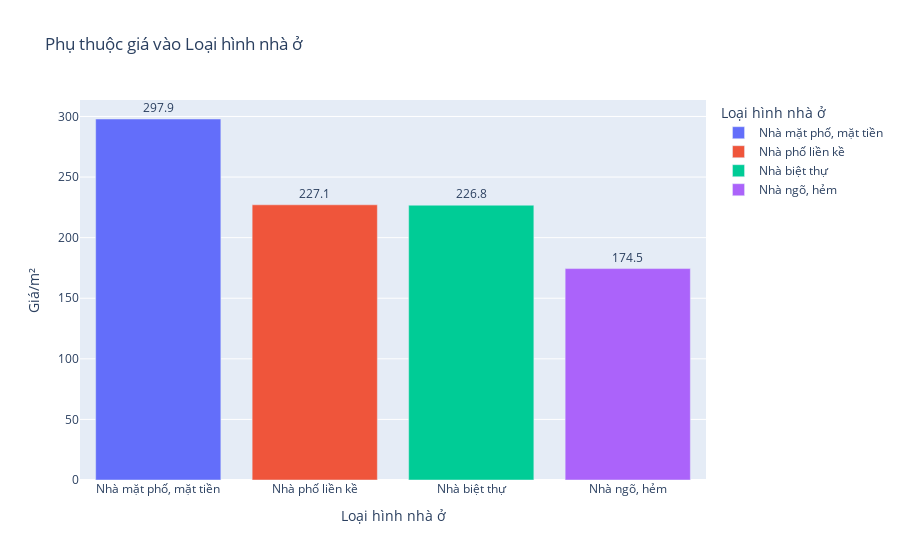

The notebook cell this image was saved under:
### Markdown cell above
#### Phụ thuộc của giá vào loại hình nhà ở

### Code cell
df_mean2 = df.groupby('Loại hình nhà ở')['Giá/m²'].mean().reset_index()

df_mean_sort = df_mean2.sort_values(by='Giá/m²', ascending=False)

top10 = df_mean_sort.head(10)

fig = px.bar(top10, x='Loại hình nhà ở', y='Giá/m²', color='Loại hình nhà ở',
             labels={'Loại hình nhà ở': 'Loại hình nhà ở', 'Giá/m²': 'Giá/m²'},
             title='Phụ thuộc giá vào Loại hình nhà ở ')
fig.update_traces(texttemplate='%{y:.1f}', textposition='outside')
fig.show()

### Figure 1 — Plotly figure (JSON) as saved in the notebook; plotly's stock layout.template omitted (floating-point values rounded to 4 significant figures)
{"data": [{"alignmentgroup": "True", "hovertemplate": "Loại hình nhà ở=%{x}<br>Giá/m²=%{y}<extra></extra>", "legendgroup": "Nhà mặt phố, mặt tiền", "marker": {"color": "#636efa", "pattern": {"shape": ""}}, "name": "Nhà mặt phố, mặt tiền", "offsetgroup": "Nhà mặt phố, mặt tiền", "orientation": "v", "showlegend": true, "textposition": "outside", "texttemplate": "%{y:.1f}", "type": "bar", "x": ["Nhà mặt phố, mặt tiền"], "xaxis": "x", "y": [297.9], "yaxis": "y"}, {"alignmentgroup": "True", "hovertemplate": "Loại hình nhà ở=%{x}<br>Giá/m²=%{y}<extra></extra>", "legendgroup": "Nhà phố liền kề", "marker": {"color": "#EF553B", "pattern": {"shape": ""}}, "name": "Nhà phố liền kề", "offsetgroup": "Nhà phố liền kề", "orientation": "v", "showlegend": true, "textposition": "outside", "texttemplate": "%{y:.1f}", "type": "bar", "x": ["Nhà phố liền kề"], "xaxis": "x", "y": [227.1], "yaxis": "y"}, {"alignmentgroup": "True", "hovertemplate": "Loại hình nhà ở=%{x}<br>Giá/m²=%{y}<extra></extra>", "legendgroup": "Nhà biệt thự", "marker": {"color": "#00cc96", "pattern": {"shape": ""}}, "name": "Nhà biệt thự", "offsetgroup": "Nhà biệt thự", "orientation": "v", "showlegend": true, "textposition": "outside", "texttemplate": "%{y:.1f}", "type": "bar", "x": ["Nhà biệt thự"], "xaxis": "x", "y": [226.8], "yaxis": "y"}, {"alignmentgroup": "True", "hovertemplate": "Loại hình nhà ở=%{x}<br>Giá/m²=%{y}<extra></extra>", "legendgroup": "Nhà ngõ, hẻm", "marker": {"color": "#ab63fa", "pattern": {"shape": ""}}, "name": "Nhà ngõ, hẻm", "offsetgroup": "Nhà ngõ, hẻm", "orientation": "v", "showlegend": true, "textposition": "outside", "texttemplate": "%{y:.1f}", "type": "bar", "x": ["Nhà ngõ, hẻm"], "xaxis": "x", "y": [174.5], "yaxis": "y"}], "layout": {"barmode": "relative", "legend": {"title": {"text": "Loại hình nhà ở"}, "tracegroupgap": 0}, "title": {"text": "Phụ thuộc giá vào Loại hình nhà ở "}, "xaxis": {"anchor": "y", "categoryarray": ["Nhà mặt phố, mặt tiền", "Nhà phố liền kề", "Nhà biệt thự", "Nhà ngõ, hẻm"], "categoryorder": "array", "domain": [0, 1], "title": {"text": "Loại hình nhà ở"}}, "yaxis": {"anchor": "x", "domain": [0, 1], "title": {"text": "Giá/m²"}}}}
